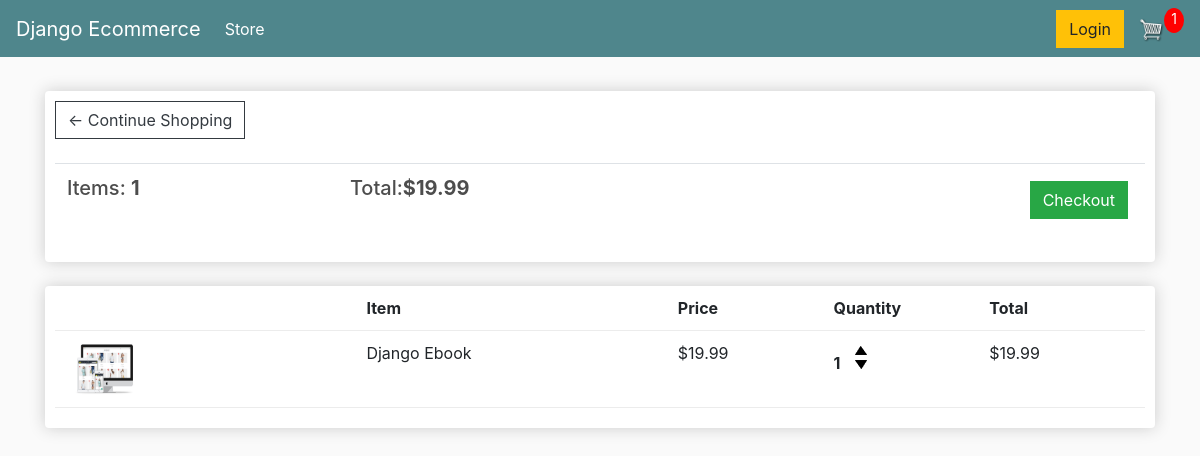
The app's page /cart/ (signed in), older data.
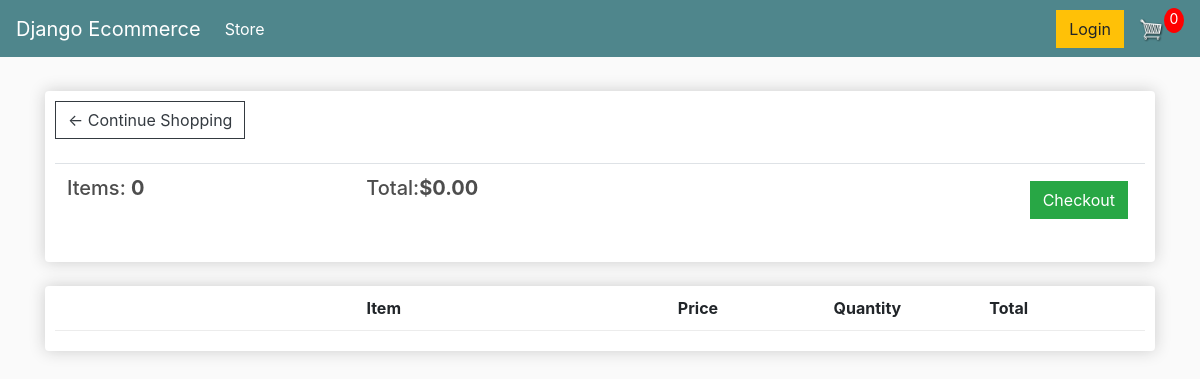
The same page, newer data.
### store/models.py (models this page shows, shortened)
class Order(models.Model):
    customer = models.ForeignKey(Customer, on_delete=models.SET_NULL, null=True, blank=True)
    date_ordered = models.DateTimeField(auto_now_add=True)
    complete = models.BooleanField(default=False)
    transaction_id = models.CharField(max_length=100, null=True)
    @property
    def get_cart_total(self):
        orderitems = self.orderitem_set.all()
        total = sum([item.get_total for item in orderitems])
        return total
    @property
    def get_cart_items(self):
        orderitems = self.orderitem_set.all()
        total = sum([item.quantity for item in orderitems])
        return total

class OrderItem(models.Model):
    product = models.ForeignKey(Product, on_delete=models.SET_NULL, null=True)
    order = models.ForeignKey(Order, on_delete=models.SET_NULL, null=True)
    quantity = models.IntegerField(default=0, null=True, blank=True)
    date_added = models.DateTimeField(auto_now_add=True)
    @property
    def get_total(self):
        total = self.product.price * self.quantity
        return total

class Product(models.Model):
    name = models.CharField(max_length=200)
    price = models.FloatField()
    digital = models.BooleanField(default=False, null=True, blank=True)
    image = models.ImageField(null=True, blank=True)
    @property
    def imageURL(self):
        try:
            url = self.image.url
        except:
            url = ''
        return url

### store/views.py (the view)
# urls.py: path('cart/', views.cart, name="cart"),
def cart(request):
    data = cartData(request)
    cartItems = data['cartItems']
    order = data['order']
    items = data['items']
    context = {'items':items, 'order':order, 'cartItems': cartItems}
    return render(request, 'store/cart.html', context)

### store/utils.py (called while the page is built)
def cartData(request):
    if request.user.is_authenticated:
        customer = request.user.customer
        order, created = Order.objects.get_or_create(customer=customer, complete=False)
        items = order.orderitem_set.all()
        cartItems = order.get_cart_items
    else:
        cookieData = cookieCart(request)
        cartItems = cookieData['cartItems']
        order = cookieData['order']
        items = cookieData['items']
    return {'cartItems': cartItems, 'order':order, 'items':items}

### store/templates/store/cart.html
{% extends 'store/main.html' %}
{% load static %}
{% block content %}
    <div class="row">
        <div class="col-lg-12">
            <div class="box-element">
                <a  class="btn btn-outline-dark" href="{% url 'store' %}">&#x2190; Continue Shopping</a>
				<br>
				<br>
				<table class="table">
					<tr>
						<th><h5>Items: <strong>{{ order.get_cart_items }}</strong></h5></th>
						<th><h5>Total:<strong>${{ order.get_cart_total|floatformat:2 }}</strong></h5></th>
						<th>
							<a  style="float:right; margin:5px;" class="btn btn-success" href="{% url 'checkout' %}">Checkout</a>
						</th>
					</tr>
				</table>
            </div>
            <br>
            <div class="box-element">
                <div class="cart-row">
					<div style="flex:2"></div>
					<div style="flex:2"><strong>Item</strong></div>
					<div style="flex:1"><strong>Price</strong></div>
					<div style="flex:1"><strong>Quantity</strong></div>
					<div style="flex:1"><strong>Total</strong></div>
				</div>
				{% for item in items %}
					<div class="cart-row">
						<div style="flex:2"><img class="row-image" src="{{ item.product.imageURL }}"></div>
						<div style="flex:2"><p>{{ item.product.name }}</p></div>
						<div style="flex:1"><p>${{ item.product.price|floatformat:2 }}</p></div>
						<div style="flex:1">
							<p class="quantity">{{ item.quantity }}</p>
							<div class="quantity">
								<img data-product={{ item.product.id }} data-action="add" class="chg-quantity update-cart" src="{% static  'images/arrow-up.png' %}">
								<img data-product={{ item.product.id }} data-action="remove" class="chg-quantity update-cart" src="{% static  'images/arrow-down.png' %}">
							</div>
						</div>
						<div style="flex:1"><p>${{ item.get_total }}</p></div>
					</div>
				{% endfor %}
            </div>
        </div>
    </div>
{% endblock content %}

Row changes from the older to the newer data that the page shows:
removed Order: get_cart_items "1", get_cart_total "19.99"
removed OrderItem: product.imageURL (picture), product.name "Django Ebook", product.price "19.99", quantity "1", get_total "19.99"
added Order: get_cart_items "0", get_cart_total "0.00"
Text that changed along with them:
{{ cartItems }}: "1" → "0"
